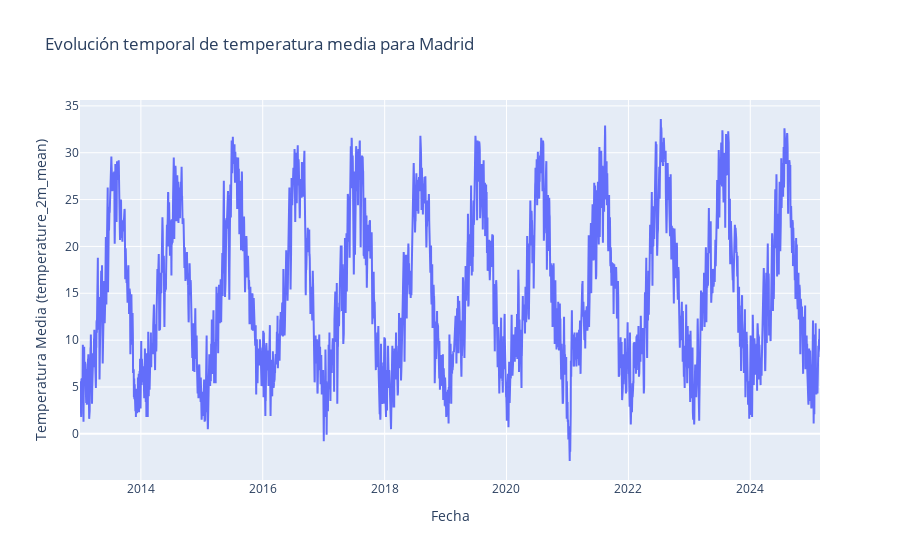

This figure's notebook cell:
### Markdown cell above
### Temperatura media

### Code cell
fig = go.Figure()
fig.add_trace(
    go.Scatter(
        x = df_diario_madrid['time'],
        y = df_diario_madrid['temperature_2m_mean'],
        mode = 'lines',
        name = "MADRID"
    )
)

fig.update_layout(
    title = f"Evolución temporal de temperatura media para Madrid",
    xaxis_title = "Fecha",
    yaxis_title = "Temperatura Media (temperature_2m_mean)"
)

fig.show()

### Figure 1 — Plotly figure (JSON) as saved in the notebook; plotly's stock layout.template omitted (floating-point values rounded to 4 significant figures; data arrays with more than 128 entries replaced by an {"elided": "..."} marker saying what was removed)
{"data": [{"mode": "lines", "name": "MADRID", "type": "scatter", "x": {"elided": "4436 str values"}, "y": {"elided": "4436 float values"}}], "layout": {"title": {"text": "Evolución temporal de temperatura media para Madrid"}, "xaxis": {"title": {"text": "Fecha"}}, "yaxis": {"title": {"text": "Temperatura Media (temperature_2m_mean)"}}}}
